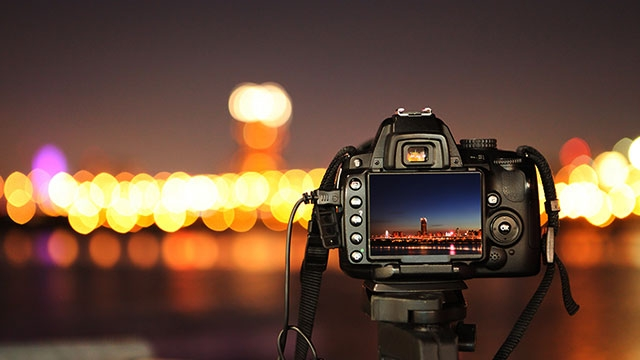
#> input picture imageProcessing/rsm.jpg, 640 x 360 px
$ python Kesit.py
#> lines starting #> are read from the running program, lines starting #| are printed output that depends on the picture; after the words box and inside, x2 and y2 are one past the last pixel; in counts of white or black regions, pixels touching at a corner belong together
import cv2
import numpy as np # as np yazdığımızda numpy kütüphanesinin kısaltımı olarak alır.
# import ile cv2 ve np kütüphanelerini çağırdık

resim = cv2.imread("rsm.jpg")
#> resim is the input picture: shape (360, 640, 3); mean B, G, R 56.9, 73.6, 102.8
# st.jpg resmimizi imread ile resim değişkenine atadık
cv2.imshow("Normal Resim",resim)
# Resim değişkenimizi imshow ile çıktısını aldık

kesit= resim[50:150,300:400]
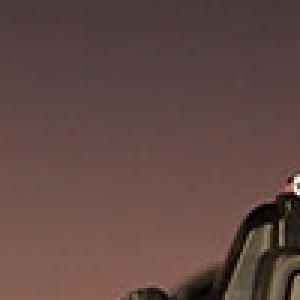
#> kesit: shape (100, 100, 3) (shown 3 times larger); mean B, G, R 68.5, 72.7, 97.5
cv2.imshow("kesit alani", kesit)
# Resimden y için 50:150 x için 300:400 alanını yeni resim olarak al

resim[0:100,0:100]=kesit
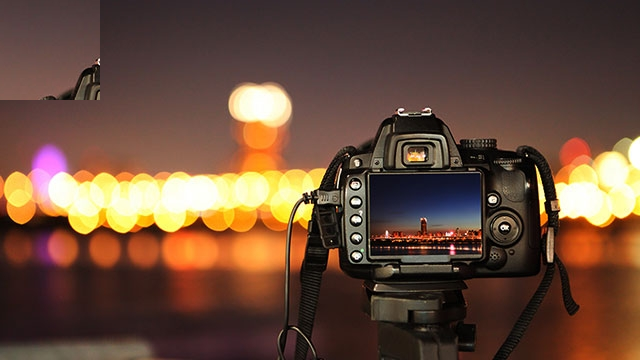
#> resim: shape (360, 640, 3); 4.34% of pixels changed, all inside (x1, y1, x2, y2) = (0, 0, 100, 100)
# Kesit olarak gelen yeni resim orjinal resimde 100 e 100 lük alana yapışır.
# Görmek için tekrar cv2.imshow("Normal Resim",resim) çağırılır.
cv2.imshow("Kesit yapıştı",resim)

cv2.waitKey(0)
cv2.destroyAllWindows()

$ run again, with imageProcessing/st.jpg copied over imageProcessing/rsm.jpg
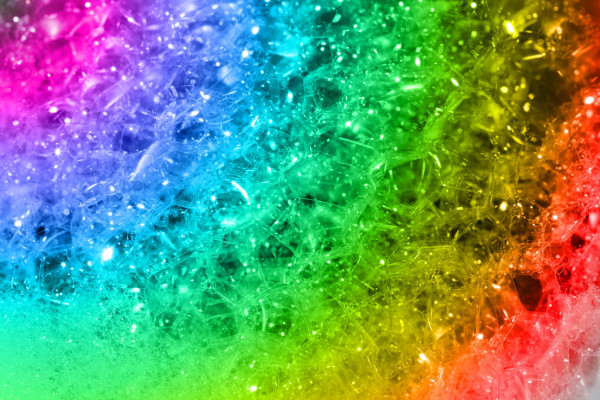
#> input picture imageProcessing/st.jpg, 600 x 400 px
#> resim is the input picture: shape (400, 600, 3); mean B, G, R 111.3, 150.6, 102.5
#> `kesit= resim[50:150,300:400]`:
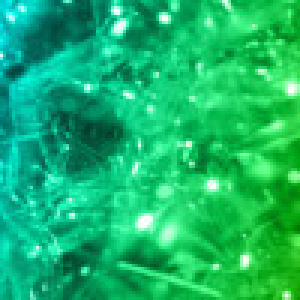
#> kesit: shape (100, 100, 3) (shown 3 times larger); mean B, G, R 106.3, 183.6, 20.8
#> `resim[0:100,0:100]=kesit`:
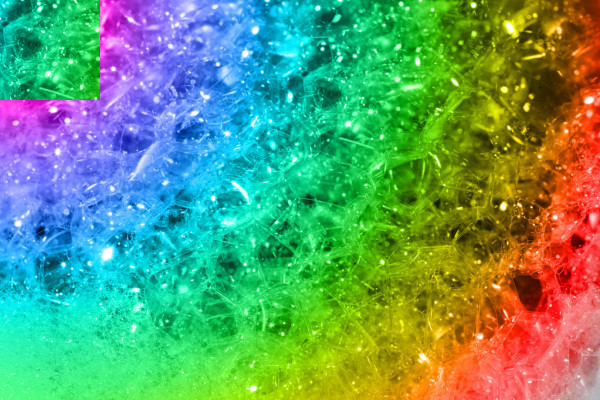
#> resim: shape (400, 600, 3); 4.17% of pixels changed, all inside (x1, y1, x2, y2) = (0, 0, 100, 100)
